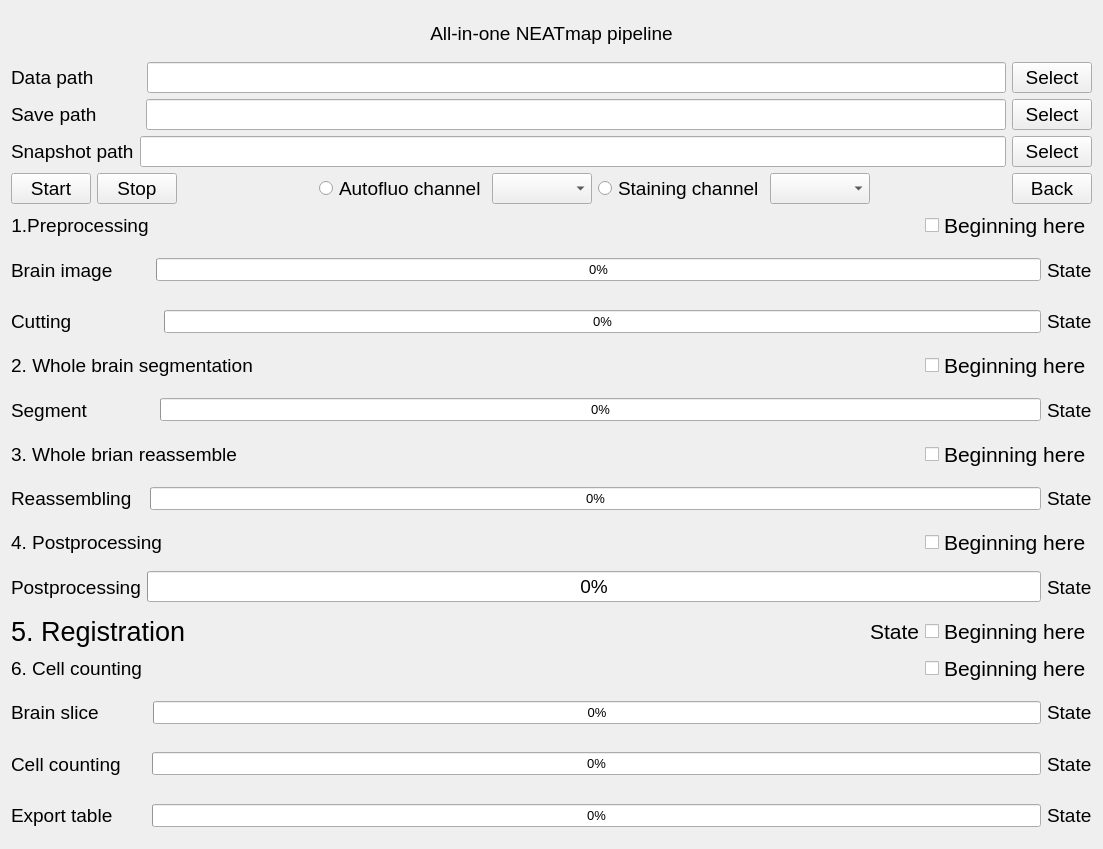
<?xml version="1.0" encoding="UTF-8"?>
<ui version="4.0">
 <class>NEATmapPipeline</class>
 <widget class="QWidget" name="NEATmapPipeline">
  <property name="geometry">
   <rect>
    <x>0</x>
    <y>0</y>
    <width>1103</width>
    <height>849</height>
   </rect>
  </property>
  <property name="font">
   <font>
    <family>Arial</family>
    <pointsize>14</pointsize>
   </font>
  </property>
  <property name="windowTitle">
   <string>NEATmap pipeline</string>
  </property>
  <layout class="QVBoxLayout" name="verticalLayout">
   <item>
    <widget class="QLabel" name="label">
     <property name="styleSheet">
      <string notr="true">font: 24pt &quot;Arial&quot;;</string>
     </property>
     <property name="text">
      <string>All-in-one NEATmap pipeline</string>
     </property>
     <property name="alignment">
      <set>Qt::AlignCenter</set>
     </property>
    </widget>
   </item>
   <item>
    <layout class="QHBoxLayout" name="horizontalLayout_4">
     <item>
      <widget class="QLabel" name="label_6">
       <property name="styleSheet">
        <string notr="true">font: 14pt &quot;Arial&quot;;</string>
       </property>
       <property name="text">
        <string>Data path</string>
       </property>
      </widget>
     </item>
     <item>
      <spacer name="horizontalSpacer_9">
       <property name="orientation">
        <enum>Qt::Horizontal</enum>
       </property>
       <property name="sizeType">
        <enum>QSizePolicy::Fixed</enum>
       </property>
       <property name="sizeHint" stdset="0">
        <size>
         <width>47</width>
         <height>20</height>
        </size>
       </property>
      </spacer>
     </item>
     <item>
      <widget class="QLineEdit" name="DataRoot_lineEdit">
       <property name="font">
        <font>
         <family>Arial</family>
         <pointsize>14</pointsize>
        </font>
       </property>
       <property name="frame">
        <bool>true</bool>
       </property>
      </widget>
     </item>
     <item>
      <widget class="QPushButton" name="DataRootLoad">
       <property name="styleSheet">
        <string notr="true">font: 14pt &quot;Arial&quot;;</string>
       </property>
       <property name="text">
        <string>Select</string>
       </property>
      </widget>
     </item>
    </layout>
   </item>
   <item>
    <layout class="QHBoxLayout" name="horizontalLayout_5">
     <item>
      <widget class="QLabel" name="label_7">
       <property name="styleSheet">
        <string notr="true">font: 14pt &quot;Arial&quot;;</string>
       </property>
       <property name="text">
        <string>Save path</string>
       </property>
      </widget>
     </item>
     <item>
      <spacer name="horizontalSpacer_7">
       <property name="orientation">
        <enum>Qt::Horizontal</enum>
       </property>
       <property name="sizeType">
        <enum>QSizePolicy::Fixed</enum>
       </property>
       <property name="sizeHint" stdset="0">
        <size>
         <width>43</width>
         <height>20</height>
        </size>
       </property>
      </spacer>
     </item>
     <item>
      <widget class="QLineEdit" name="SaveRoot_lineEdit">
       <property name="enabled">
        <bool>true</bool>
       </property>
       <property name="sizePolicy">
        <sizepolicy hsizetype="Expanding" vsizetype="Fixed">
         <horstretch>0</horstretch>
         <verstretch>0</verstretch>
        </sizepolicy>
       </property>
       <property name="font">
        <font>
         <family>Arial</family>
         <pointsize>14</pointsize>
        </font>
       </property>
      </widget>
     </item>
     <item>
      <widget class="QPushButton" name="SaveRootLoad">
       <property name="styleSheet">
        <string notr="true">font: 14pt &quot;Arial&quot;;</string>
       </property>
       <property name="text">
        <string>Select</string>
       </property>
      </widget>
     </item>
    </layout>
   </item>
   <item>
    <layout class="QHBoxLayout" name="horizontalLayout_6">
     <item>
      <widget class="QLabel" name="label_8">
       <property name="styleSheet">
        <string notr="true">font: 14pt &quot;Arial&quot;;</string>
       </property>
       <property name="text">
        <string>Snapshot path</string>
       </property>
      </widget>
     </item>
     <item>
      <widget class="QLineEdit" name="SnapshotPath_lineEdit">
       <property name="font">
        <font>
         <family>Arial</family>
         <pointsize>14</pointsize>
        </font>
       </property>
      </widget>
     </item>
     <item>
      <widget class="QPushButton" name="SnapshotPathLoad">
       <property name="styleSheet">
        <string notr="true">font: 14pt &quot;Arial&quot;;</string>
       </property>
       <property name="text">
        <string>Select</string>
       </property>
      </widget>
     </item>
    </layout>
   </item>
   <item>
    <layout class="QHBoxLayout" name="horizontalLayout">
     <item>
      <widget class="QPushButton" name="start">
       <property name="styleSheet">
        <string notr="true">font: 14pt &quot;Arial&quot;;</string>
       </property>
       <property name="text">
        <string>Start</string>
       </property>
      </widget>
     </item>
     <item>
      <widget class="QPushButton" name="stop">
       <property name="styleSheet">
        <string notr="true">font: 14pt &quot;Arial&quot;;</string>
       </property>
       <property name="text">
        <string>Stop</string>
       </property>
      </widget>
     </item>
     <item>
      <spacer name="horizontalSpacer">
       <property name="orientation">
        <enum>Qt::Horizontal</enum>
       </property>
       <property name="sizeHint" stdset="0">
        <size>
         <width>40</width>
         <height>20</height>
        </size>
       </property>
      </spacer>
     </item>
     <item>
      <widget class="QRadioButton" name="channel488">
       <property name="styleSheet">
        <string notr="true">font: 14pt &quot;Arial&quot;;</string>
       </property>
       <property name="text">
        <string>Autofluo channel</string>
       </property>
       <attribute name="buttonGroup">
        <string notr="true">buttonGroup</string>
       </attribute>
      </widget>
     </item>
     <item>
      <widget class="QComboBox" name="comboBox488">
       <property name="font">
        <font>
         <family>Arial</family>
         <pointsize>14</pointsize>
        </font>
       </property>
      </widget>
     </item>
     <item>
      <widget class="QRadioButton" name="channel561">
       <property name="styleSheet">
        <string notr="true">font: 14pt &quot;Arial&quot;;</string>
       </property>
       <property name="text">
        <string>Staining channel</string>
       </property>
       <attribute name="buttonGroup">
        <string notr="true">buttonGroup</string>
       </attribute>
      </widget>
     </item>
     <item>
      <widget class="QComboBox" name="comboBox561">
       <property name="font">
        <font>
         <family>Arial</family>
         <pointsize>14</pointsize>
        </font>
       </property>
      </widget>
     </item>
     <item>
      <spacer name="horizontalSpacer_2">
       <property name="orientation">
        <enum>Qt::Horizontal</enum>
       </property>
       <property name="sizeHint" stdset="0">
        <size>
         <width>40</width>
         <height>20</height>
        </size>
       </property>
      </spacer>
     </item>
     <item>
      <widget class="QPushButton" name="Back">
       <property name="styleSheet">
        <string notr="true">font: 14pt &quot;Arial&quot;;</string>
       </property>
       <property name="text">
        <string>Back</string>
       </property>
      </widget>
     </item>
    </layout>
   </item>
   <item>
    <layout class="QHBoxLayout" name="horizontalLayout_7">
     <item>
      <widget class="QLabel" name="label_2">
       <property name="styleSheet">
        <string notr="true">font: 20pt &quot;Arial&quot;;</string>
       </property>
       <property name="text">
        <string>1.Preprocessing</string>
       </property>
       <property name="alignment">
        <set>Qt::AlignCenter</set>
       </property>
      </widget>
     </item>
     <item>
      <spacer name="horizontalSpacer_3">
       <property name="orientation">
        <enum>Qt::Horizontal</enum>
       </property>
       <property name="sizeHint" stdset="0">
        <size>
         <width>40</width>
         <height>20</height>
        </size>
       </property>
      </spacer>
     </item>
     <item>
      <widget class="QCheckBox" name="checkBox_1">
       <property name="font">
        <font>
         <family>Arial</family>
         <pointsize>16</pointsize>
        </font>
       </property>
       <property name="text">
        <string>Beginning here</string>
       </property>
       <attribute name="buttonGroup">
        <string notr="true">checkbox_group</string>
       </attribute>
      </widget>
     </item>
    </layout>
   </item>
   <item>
    <layout class="QHBoxLayout" name="horizontalLayout_2">
     <item>
      <widget class="QLabel" name="label_3">
       <property name="styleSheet">
        <string notr="true">font: 14pt &quot;Arial&quot;;</string>
       </property>
       <property name="text">
        <string>Brain image</string>
       </property>
      </widget>
     </item>
     <item>
      <spacer name="horizontalSpacer_12">
       <property name="orientation">
        <enum>Qt::Horizontal</enum>
       </property>
       <property name="sizeType">
        <enum>QSizePolicy::Fixed</enum>
       </property>
       <property name="sizeHint" stdset="0">
        <size>
         <width>37</width>
         <height>20</height>
        </size>
       </property>
      </spacer>
     </item>
     <item>
      <widget class="QProgressBar" name="Data_progressBar">
       <property name="font">
        <font>
         <family>Arial</family>
         <pointsize>10</pointsize>
        </font>
       </property>
       <property name="value">
        <number>0</number>
       </property>
      </widget>
     </item>
     <item>
      <widget class="QLabel" name="brain_image_state">
       <property name="font">
        <font>
         <family>Arial</family>
         <pointsize>14</pointsize>
        </font>
       </property>
       <property name="text">
        <string>State</string>
       </property>
      </widget>
     </item>
    </layout>
   </item>
   <item>
    <layout class="QHBoxLayout" name="horizontalLayout_3">
     <item>
      <widget class="QLabel" name="label_4">
       <property name="styleSheet">
        <string notr="true">font: 14pt &quot;Arial&quot;;</string>
       </property>
       <property name="text">
        <string>Cutting</string>
       </property>
      </widget>
     </item>
     <item>
      <spacer name="horizontalSpacer_13">
       <property name="orientation">
        <enum>Qt::Horizontal</enum>
       </property>
       <property name="sizeType">
        <enum>QSizePolicy::Fixed</enum>
       </property>
       <property name="sizeHint" stdset="0">
        <size>
         <width>86</width>
         <height>20</height>
        </size>
       </property>
      </spacer>
     </item>
     <item>
      <widget class="QProgressBar" name="Cut_progressBar">
       <property name="font">
        <font>
         <family>Arial</family>
         <pointsize>10</pointsize>
        </font>
       </property>
       <property name="value">
        <number>0</number>
       </property>
      </widget>
     </item>
     <item>
      <widget class="QLabel" name="cutting_state">
       <property name="font">
        <font>
         <family>Arial</family>
         <pointsize>14</pointsize>
        </font>
       </property>
       <property name="text">
        <string>State</string>
       </property>
      </widget>
     </item>
    </layout>
   </item>
   <item>
    <layout class="QHBoxLayout" name="horizontalLayout_14">
     <item>
      <widget class="QLabel" name="label_5">
       <property name="styleSheet">
        <string notr="true">font: 20pt &quot;Arial&quot;;</string>
       </property>
       <property name="text">
        <string>2. Whole brain segmentation</string>
       </property>
       <property name="alignment">
        <set>Qt::AlignCenter</set>
       </property>
      </widget>
     </item>
     <item>
      <spacer name="horizontalSpacer_4">
       <property name="orientation">
        <enum>Qt::Horizontal</enum>
       </property>
       <property name="sizeHint" stdset="0">
        <size>
         <width>40</width>
         <height>20</height>
        </size>
       </property>
      </spacer>
     </item>
     <item>
      <widget class="QCheckBox" name="checkBox_2">
       <property name="font">
        <font>
         <family>Arial</family>
         <pointsize>16</pointsize>
        </font>
       </property>
       <property name="text">
        <string>Beginning here</string>
       </property>
       <attribute name="buttonGroup">
        <string notr="true">checkbox_group</string>
       </attribute>
      </widget>
     </item>
    </layout>
   </item>
   <item>
    <layout class="QHBoxLayout" name="horizontalLayout_8">
     <item>
      <widget class="QLabel" name="label_10">
       <property name="styleSheet">
        <string notr="true">font: 14pt &quot;Arial&quot;;</string>
       </property>
       <property name="text">
        <string>Segment</string>
       </property>
      </widget>
     </item>
     <item>
      <spacer name="horizontalSpacer_14">
       <property name="orientation">
        <enum>Qt::Horizontal</enum>
       </property>
       <property name="sizeType">
        <enum>QSizePolicy::Fixed</enum>
       </property>
       <property name="sizeHint" stdset="0">
        <size>
         <width>66</width>
         <height>20</height>
        </size>
       </property>
      </spacer>
     </item>
     <item>
      <widget class="QProgressBar" name="Segmenter_progressBar">
       <property name="font">
        <font>
         <family>Arial</family>
         <pointsize>10</pointsize>
        </font>
       </property>
       <property name="value">
        <number>0</number>
       </property>
      </widget>
     </item>
     <item>
      <widget class="QLabel" name="segmenter_state">
       <property name="text">
        <string>State</string>
       </property>
      </widget>
     </item>
    </layout>
   </item>
   <item>
    <layout class="QHBoxLayout" name="horizontalLayout_15">
     <item>
      <widget class="QLabel" name="label_11">
       <property name="styleSheet">
        <string notr="true">font: 20pt &quot;Arial&quot;;</string>
       </property>
       <property name="text">
        <string>3. Whole brian reassemble</string>
       </property>
       <property name="alignment">
        <set>Qt::AlignCenter</set>
       </property>
      </widget>
     </item>
     <item>
      <spacer name="horizontalSpacer_8">
       <property name="orientation">
        <enum>Qt::Horizontal</enum>
       </property>
       <property name="sizeHint" stdset="0">
        <size>
         <width>40</width>
         <height>20</height>
        </size>
       </property>
      </spacer>
     </item>
     <item>
      <widget class="QCheckBox" name="checkBox_3">
       <property name="font">
        <font>
         <family>Arial</family>
         <pointsize>16</pointsize>
        </font>
       </property>
       <property name="text">
        <string>Beginning here</string>
       </property>
       <attribute name="buttonGroup">
        <string notr="true">checkbox_group</string>
       </attribute>
      </widget>
     </item>
    </layout>
   </item>
   <item>
    <layout class="QHBoxLayout" name="horizontalLayout_9">
     <item>
      <widget class="QLabel" name="label_12">
       <property name="styleSheet">
        <string notr="true">font: 14pt &quot;Arial&quot;;</string>
       </property>
       <property name="text">
        <string>Reassembling</string>
       </property>
      </widget>
     </item>
     <item>
      <spacer name="horizontalSpacer_11">
       <property name="orientation">
        <enum>Qt::Horizontal</enum>
       </property>
       <property name="sizeType">
        <enum>QSizePolicy::Fixed</enum>
       </property>
       <property name="sizeHint" stdset="0">
        <size>
         <width>12</width>
         <height>20</height>
        </size>
       </property>
      </spacer>
     </item>
     <item>
      <widget class="QProgressBar" name="Splice_progressBar">
       <property name="font">
        <font>
         <family>Arial</family>
         <pointsize>10</pointsize>
        </font>
       </property>
       <property name="value">
        <number>0</number>
       </property>
      </widget>
     </item>
     <item>
      <widget class="QLabel" name="splice_state">
       <property name="text">
        <string>State</string>
       </property>
      </widget>
     </item>
    </layout>
   </item>
   <item>
    <layout class="QHBoxLayout" name="horizontalLayout_16">
     <item>
      <widget class="QLabel" name="label_13">
       <property name="styleSheet">
        <string notr="true">font: 20pt &quot;Arial&quot;;</string>
       </property>
       <property name="text">
        <string>4. Postprocessing</string>
       </property>
       <property name="alignment">
        <set>Qt::AlignCenter</set>
       </property>
      </widget>
     </item>
     <item>
      <spacer name="horizontalSpacer_10">
       <property name="orientation">
        <enum>Qt::Horizontal</enum>
       </property>
       <property name="sizeHint" stdset="0">
        <size>
         <width>40</width>
         <height>20</height>
        </size>
       </property>
      </spacer>
     </item>
     <item>
      <widget class="QCheckBox" name="checkBox_4">
       <property name="font">
        <font>
         <family>Arial</family>
         <pointsize>16</pointsize>
        </font>
       </property>
       <property name="text">
        <string>Beginning here</string>
       </property>
       <attribute name="buttonGroup">
        <string notr="true">checkbox_group</string>
       </attribute>
      </widget>
     </item>
    </layout>
   </item>
   <item>
    <layout class="QHBoxLayout" name="horizontalLayout_10">
     <item>
      <widget class="QLabel" name="label_14">
       <property name="styleSheet">
        <string notr="true">font: 14pt &quot;Arial&quot;;</string>
       </property>
       <property name="text">
        <string>Postprocessing</string>
       </property>
      </widget>
     </item>
     <item>
      <widget class="QProgressBar" name="Post_progressBar">
       <property name="styleSheet">
        <string notr="true">font: 10pt &quot;Arial&quot;;</string>
       </property>
       <property name="value">
        <number>0</number>
       </property>
      </widget>
     </item>
     <item>
      <widget class="QLabel" name="post_state">
       <property name="text">
        <string>State</string>
       </property>
      </widget>
     </item>
    </layout>
   </item>
   <item>
    <layout class="QHBoxLayout" name="horizontalLayout_18">
     <item>
      <widget class="QLabel" name="label_9">
       <property name="font">
        <font>
         <family>Arial</family>
         <pointsize>20</pointsize>
        </font>
       </property>
       <property name="text">
        <string>5. Registration</string>
       </property>
      </widget>
     </item>
     <item>
      <spacer name="horizontalSpacer_6">
       <property name="orientation">
        <enum>Qt::Horizontal</enum>
       </property>
       <property name="sizeHint" stdset="0">
        <size>
         <width>40</width>
         <height>20</height>
        </size>
       </property>
      </spacer>
     </item>
     <item>
      <widget class="QLabel" name="registration_state">
       <property name="font">
        <font>
         <family>Arial</family>
         <pointsize>16</pointsize>
        </font>
       </property>
       <property name="text">
        <string>State</string>
       </property>
       <property name="alignment">
        <set>Qt::AlignRight|Qt::AlignTrailing|Qt::AlignVCenter</set>
       </property>
      </widget>
     </item>
     <item>
      <widget class="QCheckBox" name="checkBox_5">
       <property name="font">
        <font>
         <family>Arial</family>
         <pointsize>16</pointsize>
        </font>
       </property>
       <property name="text">
        <string>Beginning here</string>
       </property>
      </widget>
     </item>
    </layout>
   </item>
   <item>
    <layout class="QHBoxLayout" name="horizontalLayout_17">
     <item>
      <widget class="QLabel" name="label_15">
       <property name="styleSheet">
        <string notr="true">font: 20pt &quot;Arial&quot;;</string>
       </property>
       <property name="text">
        <string>6. Cell counting</string>
       </property>
       <property name="alignment">
        <set>Qt::AlignCenter</set>
       </property>
      </widget>
     </item>
     <item>
      <spacer name="horizontalSpacer_5">
       <property name="orientation">
        <enum>Qt::Horizontal</enum>
       </property>
       <property name="sizeHint" stdset="0">
        <size>
         <width>40</width>
         <height>20</height>
        </size>
       </property>
      </spacer>
     </item>
     <item>
      <widget class="QCheckBox" name="checkBox_6">
       <property name="font">
        <font>
         <family>Arial</family>
         <pointsize>16</pointsize>
        </font>
       </property>
       <property name="layoutDirection">
        <enum>Qt::LeftToRight</enum>
       </property>
       <property name="text">
        <string>Beginning here</string>
       </property>
       <property name="checkable">
        <bool>true</bool>
       </property>
       <attribute name="buttonGroup">
        <string notr="true">checkbox_group</string>
       </attribute>
      </widget>
     </item>
    </layout>
   </item>
   <item>
    <layout class="QHBoxLayout" name="horizontalLayout_11">
     <item>
      <widget class="QLabel" name="label_16">
       <property name="styleSheet">
        <string notr="true">font: 14pt &quot;Arial&quot;;</string>
       </property>
       <property name="text">
        <string>Brain slice</string>
       </property>
      </widget>
     </item>
     <item>
      <spacer name="horizontalSpacer_15">
       <property name="orientation">
        <enum>Qt::Horizontal</enum>
       </property>
       <property name="sizeType">
        <enum>QSizePolicy::Fixed</enum>
       </property>
       <property name="sizeHint" stdset="0">
        <size>
         <width>48</width>
         <height>20</height>
        </size>
       </property>
      </spacer>
     </item>
     <item>
      <widget class="QProgressBar" name="BrainSlice_progressBar">
       <property name="font">
        <font>
         <family>Arial</family>
         <pointsize>10</pointsize>
        </font>
       </property>
       <property name="value">
        <number>0</number>
       </property>
      </widget>
     </item>
     <item>
      <widget class="QLabel" name="slice_state">
       <property name="text">
        <string>State</string>
       </property>
      </widget>
     </item>
    </layout>
   </item>
   <item>
    <layout class="QHBoxLayout" name="horizontalLayout_12">
     <item>
      <widget class="QLabel" name="label_17">
       <property name="styleSheet">
        <string notr="true">font: 14pt &quot;Arial&quot;;</string>
       </property>
       <property name="text">
        <string>Cell counting</string>
       </property>
      </widget>
     </item>
     <item>
      <spacer name="horizontalSpacer_16">
       <property name="orientation">
        <enum>Qt::Horizontal</enum>
       </property>
       <property name="sizeType">
        <enum>QSizePolicy::Fixed</enum>
       </property>
       <property name="sizeHint" stdset="0">
        <size>
         <width>25</width>
         <height>20</height>
        </size>
       </property>
      </spacer>
     </item>
     <item>
      <widget class="QProgressBar" name="CellCounts_progressBar">
       <property name="font">
        <font>
         <family>Arial</family>
         <pointsize>10</pointsize>
        </font>
       </property>
       <property name="value">
        <number>0</number>
       </property>
      </widget>
     </item>
     <item>
      <widget class="QLabel" name="counts_state">
       <property name="text">
        <string>State</string>
       </property>
      </widget>
     </item>
    </layout>
   </item>
   <item>
    <layout class="QHBoxLayout" name="horizontalLayout_13">
     <item>
      <widget class="QLabel" name="label_18">
       <property name="styleSheet">
        <string notr="true">font: 14pt &quot;Arial&quot;;</string>
       </property>
       <property name="text">
        <string>Export table</string>
       </property>
      </widget>
     </item>
     <item>
      <spacer name="horizontalSpacer_17">
       <property name="orientation">
        <enum>Qt::Horizontal</enum>
       </property>
       <property name="sizeType">
        <enum>QSizePolicy::Fixed</enum>
       </property>
       <property name="sizeHint" stdset="0">
        <size>
         <width>33</width>
         <height>20</height>
        </size>
       </property>
      </spacer>
     </item>
     <item>
      <widget class="QProgressBar" name="ExportTable_progressBar">
       <property name="font">
        <font>
         <family>Arial</family>
         <pointsize>10</pointsize>
        </font>
       </property>
       <property name="value">
        <number>0</number>
       </property>
      </widget>
     </item>
     <item>
      <widget class="QLabel" name="export_state">
       <property name="text">
        <string>State</string>
       </property>
      </widget>
     </item>
    </layout>
   </item>
  </layout>
 </widget>
 <resources/>
 <connections/>
 <buttongroups>
  <buttongroup name="checkbox_group"/>
  <buttongroup name="buttonGroup"/>
 </buttongroups>
</ui>
